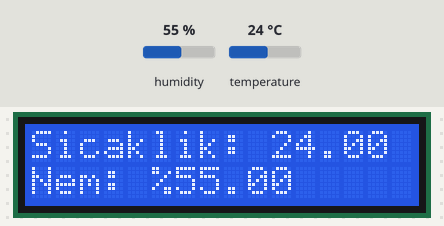
Simulated run of this sketch. Board: Arduino Uno, built with avr-gcc and run on an emulated ATmega328P. On the bench: 16×2 character LCD. The inputs (shaded band) are chosen by the test bench; at power-on: humidity 55 %, temperature 24 °C.

Above: at 1.7 s.
1.8 s: humidity set to 22 %
At 3.2 s:
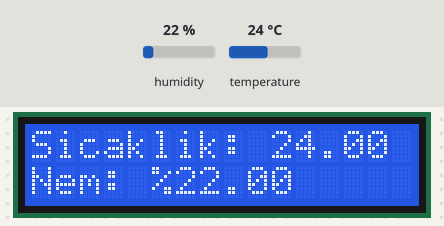
7.9 s: temperature set to 12 °C
At 10.2 s:
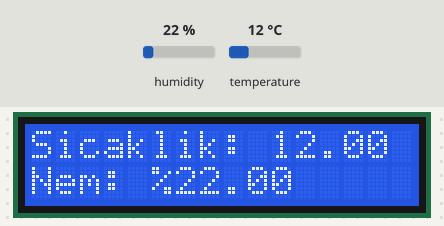
12.3 s: humidity set to 40 %
At 13.6 s:
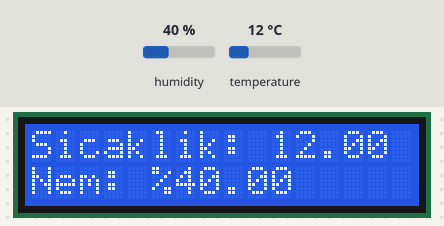
16.4 s: temperature set to 19 °C
At 18.2 s:
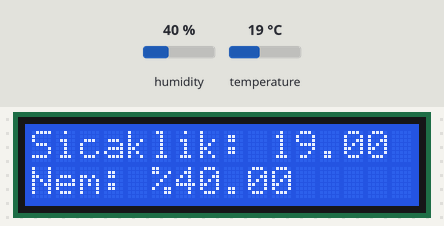
Timing chart, 0 to 19.7 s (numbered marks = the images above; inputs shaded):
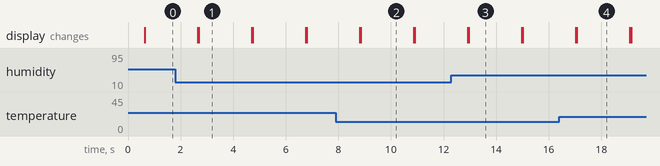

The sketch:

dht11.ino
```cpp
#include <DHT.h>

#define DHTPIN 2
#define DHTTYPE DHT11

#include <LiquidCrystal_I2C.h>

#include<Wire.h>

LiquidCrystal_I2C ekran(0x27,16,2);

DHT dht(DHTPIN, DHTTYPE);

void setup() {

  ekran.init();
  ekran.backlight();
  ekran.setCursor(0,0);
  ekran.print("Sıcaklık Ölçüm Projesi");
  delay(500);
  dht.begin();

}

void loop() {

  float temp = dht.readTemperature();
  float hum = dht.readHumidity();

  ekran.setCursor(0,0);
  ekran.print("Sicaklik: ");
  ekran.print(temp);
  ekran.print(" C");

  ekran.setCursor(0,1);
  ekran.print("Nem: %");
  ekran.print(hum);

  delay(2000);

  ekran.clear();
}
```

Measured:
- after the input at 1.8 s, the display: first differs from a run without the input after 0.90 s (image 1)
- after the input at 7.9 s, the display: first differs from a run without the input after 0.96 s (image 2)
- after the input at 12.3 s, the display: first differs from a run without the input after 0.67 s (image 3)
- after the input at 16.4 s, the display: first differs from a run without the input after 0.68 s (image 4)
- what the display in image 1 shows lasts 2.0 s, from 2.7 s to 4.7 s
